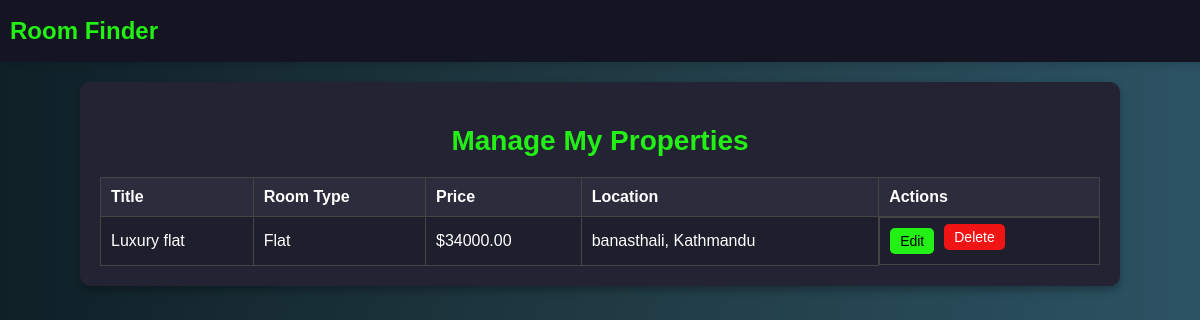
Page /landlord/manage-rooms/ (signed in) on the earlier database version.
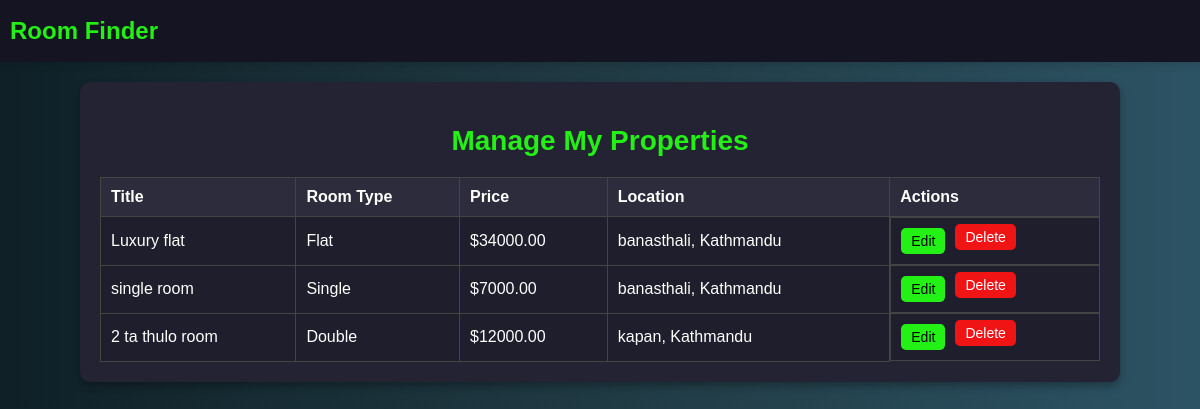
Same page on the later database version.
### Landlord/models.py (models this page shows, shortened)
class Room(models.Model):
    ROOM_TYPE = [
        ('Single', 'Single'),
        ('Double', 'Double'),
        ('Flat', 'Flat'),
    ]
    owner = models.ForeignKey(User, on_delete=models.CASCADE, null=True)
    title = models.CharField(max_length=255)
    price = models.DecimalField(max_digits=10, decimal_places=2)
    location = models.CharField(max_length=255)
    description = models.TextField()
    room_type = models.CharField(choices=ROOM_TYPE, max_length=10, null=True, default="Single")
    is_available = models.BooleanField(default=True)
    image = models.ManyToManyField('RoomImage', related_name='rooms')

### Landlord/views.py (the view)
# urls.py: path('manage-rooms/', manage_rooms, name='manage_rooms'),
def manage_rooms(request):
    rooms = Room.objects.filter(owner=request.user)
    return render(request, 'manage_rooms.html', {'rooms': rooms})

### ROOM_FINDER/templates/manage_rooms.html (shortened to what this page needs)
<!DOCTYPE html>
<html lang="en">
<head>
</head>
<body>
    <header>
        <a href="{% url "landlord_home" %}" style="text-decoration:none;">
            <h1>Room Finder</h1>
        </a>
    </header>
    <div class="container">
        <h2>Manage My Properties</h2>
        {% if rooms %}
            <table>
                <thead>
                    <tr>
                        <th>Title</th>
                        <th>Room Type</th>
                        <th>Price</th>
                        <th>Location</th>
                        <th>Actions</th>
                    </tr>
                </thead>
                <tbody>
                    {% for room in rooms %}
                        <tr>
                            <td>{{ room.title }}</td>
                            <td>{{ room.room_type }}</td>
                            <td>${{ room.price }}</td>
                            <td>{{ room.location }}</td>
                            <td class="actions">
                                <a href="{% url 'edit_room' room.id %}" class="edit">Edit</a>
                                <form method="POST" action="{% url 'delete_room' room.id %}" style="display: inline;">
                                    <a href="#" class="delete" onclick="this.closest('form').submit(); return confirm('Are you sure you want to delete this room?');">Delete</a>
                                </form>
                            </td>
                        </tr>
                    {% endfor %}
                </tbody>
            </table>
        {% else %}
            <p>No properties listed yet.</p>
        {% endif %}
    </div>
</body>
</html>

Differences in the rows shown:
added Room: title "single room", room_type "Single", price "7000.00", location "banasthali, Kathmandu"
added Room: title "2 ta thulo room", room_type "Double", price "12000.00", location "kapan, Kathmandu"
